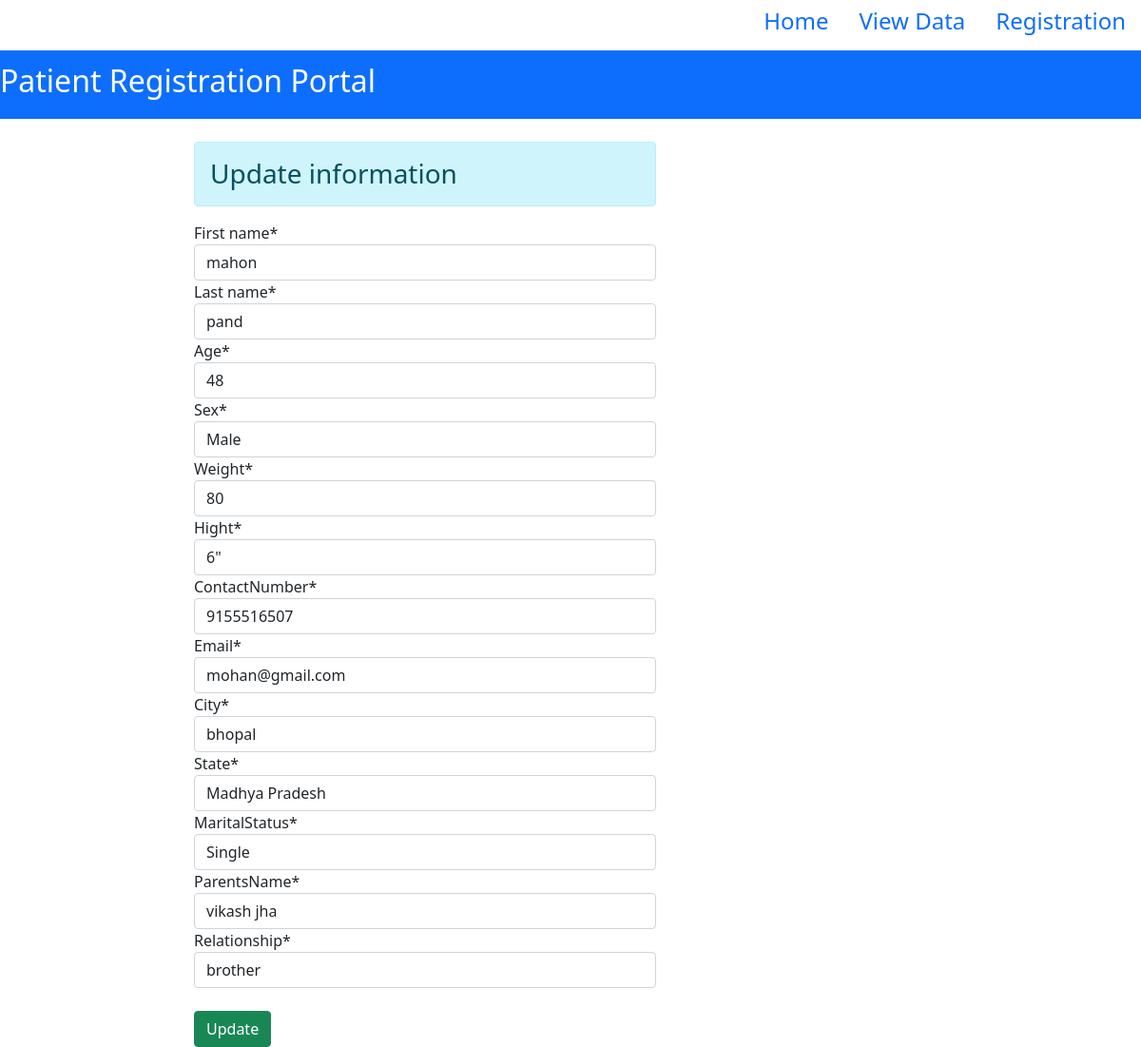
/1/, run on the app's committed database.
### crud/models.py (models this page shows)
class PatientEnrollmentForm(models.Model):
    first_name = models.CharField(max_length=50)
    last_name = models.CharField(max_length=50)
    age=models.IntegerField()
    sex=models.CharField(max_length=5,choices=sex)
    weight=CharField(max_length=10)
    hight=CharField(max_length=15)
    contactNumber=models.CharField(max_length=12)
    email=models.EmailField()
    city=CharField(max_length=20)
    state=CharField(max_length=20,choices=state)
    maritalStatus=CharField(max_length=10,choices=maritalstatus)
    parentsName=CharField(max_length=30)
    relationship=CharField(max_length=30)

### crud/views.py (the view)
# urls.py: path('<int:id>/', views.update,name='update'),
def update(request,id):
    if request.method=='POST':
        pi=PatientEnrollmentForm.objects.get(pk=id)
        fm = PatienEnrollment(request.POST,instance=pi)
        if fm.is_valid():
            fm.save()
            return redirect(showdata)
    else:
        pi=PatientEnrollmentForm.objects.get(pk=id)
        fm = PatienEnrollment(instance=pi)
    return render(request,'crud/updatedata.html',{'form':fm})

### crud/forms.py
class PatienEnrollment(ModelForm):
    class Meta:
        model = PatientEnrollmentForm
        fields = '__all__'

### crud/templates/crud/updatedata.html (shortened to what this page needs)
{% extends 'crud/base.html' %}
{% block contant %}
<br>
<div class="row">
 <div class="col-sm-5 offset-2">
<h3 class="alert alert-info">Update information</h3>
{% load crispy_forms_tags %}
<form action=''method='post'>
    {{ form|crispy }}
    <br>
    <input type="submit"class='btn btn-success' value=Update>
</form>
</div></div>
{% endblock contant %}

### data on the page
PatientEnrollmentForm: first_name "mahon", last_name "pand", age "48", sex "Male", weight "80", hight "6\"", contactNumber "9155516507", email "mohan@gmail.com", city "bhopal", state "Madhya Pradesh", maritalStatus "Single", parentsName "vikash jha", relationship "brother"
